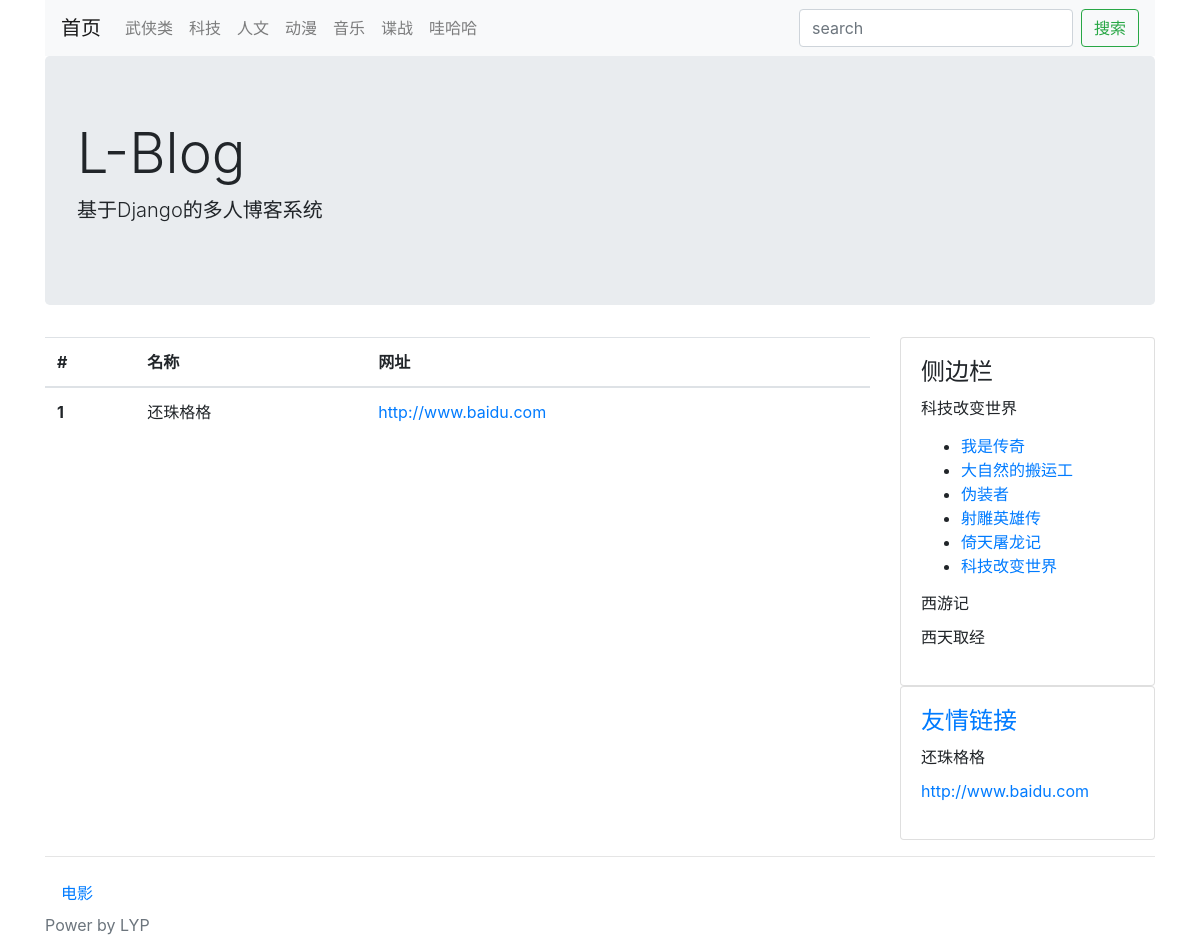
Before: /links/ with the older database file.
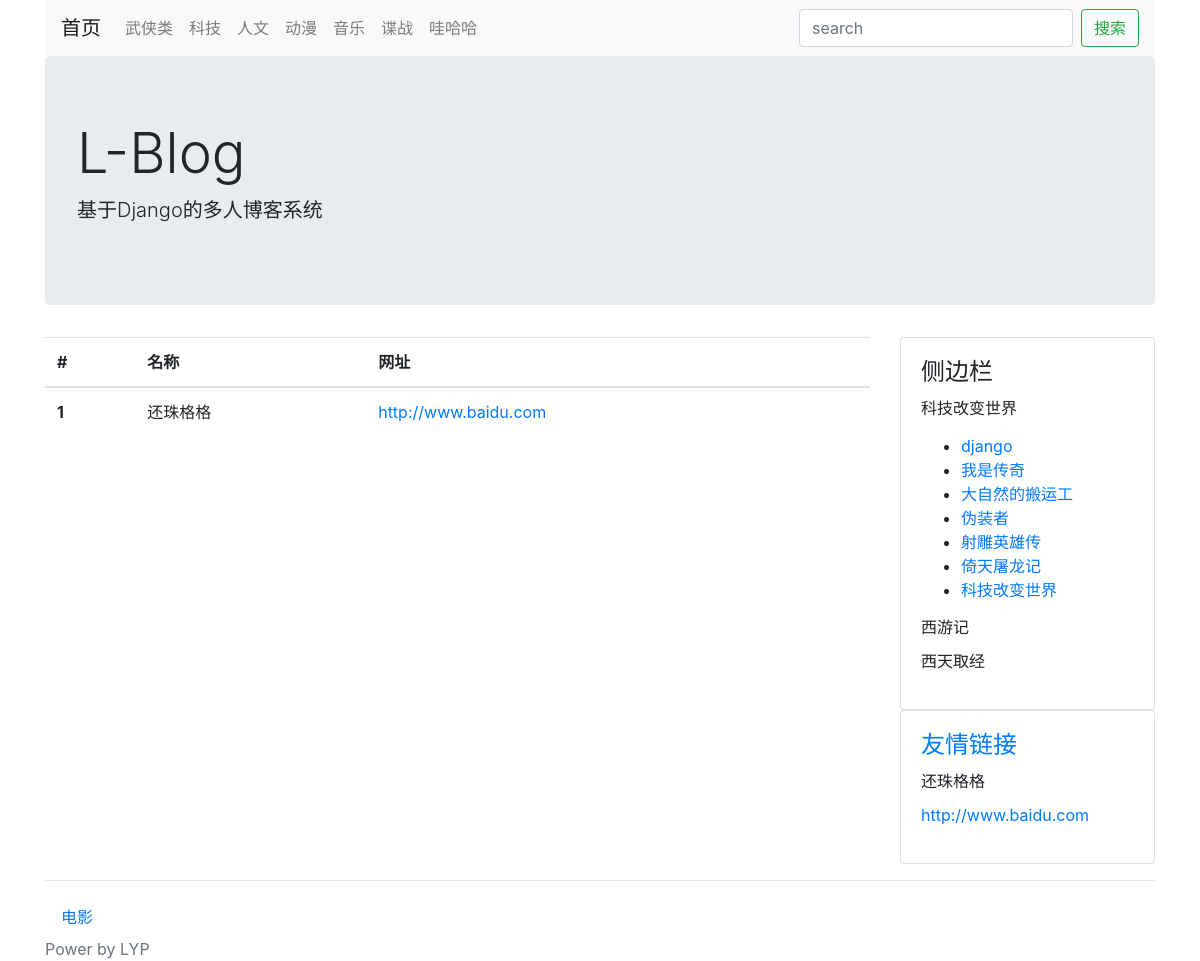
After: the same page with the newer database file.
### blog/models.py (models this page shows, shortened)
class Category(models.Model):
    STATUS_NORMAL = 1
    STATUS_DELETE = 0
    STATUS_ITEMS = (
        (STATUS_NORMAL, '正常'),
        (STATUS_DELETE, '删除'),
    )
    name = models.CharField(max_length=50, verbose_name='名称')
    status = models.PositiveIntegerField(choices=STATUS_ITEMS, default=STATUS_NORMAL, verbose_name='状态')
    created_time = models.DateTimeField(auto_now_add=True, verbose_name='创建时间')
    is_nav = models.BooleanField(default=False, verbose_name='是否为导航')
    owner = models.ForeignKey(User, on_delete=models.CASCADE, verbose_name='作者')
    @classmethod
    def get_navs(cls):
        categories=Category.objects.filter(status=cls.STATUS_NORMAL)
        nav_categories=[]
        normal_categories=[]
        for cate in categories:
            if cate.is_nav:
                nav_categories.append(cate)
            else:
                normal_categories.append(cate)
        return {
            'nav':nav_categories,
            'normal':normal_categories
        }
    def __str__(self):
        return self.name
    class Meta:
        verbose_name = verbose_name_plural = '分类'

class Post(models.Model):
    STATUS_NORMAL = 1
    STATUS_DELETE = 0
    STATUS_DRAFT = 2
    STATUS_ITEMS = (
        (STATUS_NORMAL, '正常'),
        (STATUS_DELETE, '删除'),
        (STATUS_DRAFT, '草稿'),
    )
    title = models.CharField(max_length=255, verbose_name='标题')
    description = models.CharField(max_length=1024, blank=True, verbose_name='摘要')
    content = models.TextField(verbose_name='正文', help_text='正文必须为Markdown格式')
    status = models.PositiveIntegerField(choices=STATUS_ITEMS, default=STATUS_NORMAL, verbose_name='状态')
    created_time = models.DateTimeField(auto_now_add=True, verbose_name='创建时间')
    updated_time = models.DateTimeField(auto_now=True, verbose_name='更新时间')
    category = models.ForeignKey(Category, on_delete=models.CASCADE, verbose_name='分类')
    tags = models.ManyToManyField(Tag, verbose_name='标签')
    owner = models.ForeignKey(User, on_delete=models.CASCADE, verbose_name='作者')
    pv=models.PositiveIntegerField(default=1)
    uv=models.PositiveIntegerField(default=1)
    @classmethod
    def latest_posts(cls):
        queryset=cls.objects.filter(status=Post.STATUS_NORMAL)
        return queryset
    class Meta:
        verbose_name = verbose_name_plural = '文章'
        ordering = ['-id']

### config/models.py (models this page shows)
class Link(models.Model):
    STATUS_NORMAL=1
    STATUS_DELETE=0
    STATUS_ITEMS=(
        (STATUS_NORMAL,'正常'),
        (STATUS_DELETE,'删除'),
    )
    title=models.CharField(max_length=50,verbose_name='标题')
    href=models.URLField(verbose_name='链接')
    status=models.PositiveIntegerField(choices=STATUS_ITEMS,default=STATUS_NORMAL,verbose_name='状态')
    created_time=models.DateTimeField(auto_now_add=True,verbose_name='创建时间')
    weight=models.PositiveIntegerField(default=1,choices=zip(range(1,6),range(1,6)),verbose_name='权重',help_text='权重高展示顺序靠前')
    owner=models.ForeignKey(User,on_delete=models.CASCADE,verbose_name='作者')
    def __str__(self):
        return self.title
    class Meta:
        verbose_name=verbose_name_plural='友链'

class SideBar(models.Model):
    STATUS_SHOW=1
    STATUS_HIDE=0
    STATUS_ITEMS=(
        (STATUS_SHOW,'展示'),
        (STATUS_HIDE,'隐藏'),
    )
    DISPLAY_HTML=1
    DISPLAY_LATEST=2
    DISPLAY_HOT=3
    DISPLAY_COMMENT=4
    SIDE_TYPE=(
        (DISPLAY_HTML,"HTML"),
        (DISPLAY_LATEST,"最新文章"),
        (DISPLAY_HOT,"最热文章"),
        (DISPLAY_COMMENT,"最近评论"),
    )
    title=models.CharField(max_length=50,verbose_name='标题')
    display_type=models.PositiveIntegerField(default=1,choices=SIDE_TYPE,verbose_name='展示类型')
    content=models.CharField(max_length=500,blank=True,verbose_name='内容',help_text='如果设置的不是HTML类型，可为空')
    status= models.PositiveIntegerField(default=STATUS_SHOW,choices=STATUS_ITEMS,verbose_name='状态')
    created_time=models.DateTimeField(auto_now_add=True,verbose_name='创建时间')
    owner=models.ForeignKey(User,on_delete=models.CASCADE,verbose_name='作者')
    @property
    def content_html(self):
        from blog.models import Post
        from comment.models import Comment
        result=''
        if self.display_type==self.DISPLAY_HTML:
            result=self.content
        elif self.display_type==self.DISPLAY_LATEST:
            context={
                'posts':Post.latest_posts()
            }
            result=render_to_string('config/blocks/sidebar_posts.html',context=context)
        elif self.display_type==self.DISPLAY_HOT:
            context={
                'posts':Post.hot_post()
            }
            result=render_to_string('config/blocks/sidebar_posts.html',context=context)
        elif self.display_type==self.DISPLAY_COMMENT:
            context={
                'comments':Comment.objects.filter(status=Comment.STATUS_NORMAL)
            }
            result=render_to_string('config/blocks/sidebar_comment.html',context=context)
        return result
    @classmethod
    def get_all(cls):
        return cls.objects.filter(status=SideBar.STATUS_SHOW)
    def __str__(self):
        return self.title
    class Meta:
        verbose_name=verbose_name_plural='侧边栏'

### blog/views.py (the view)
# urls.py: path('links/',LinkView.as_view(),name='link'),
class LinkView(CommonViewMixin,ListView):
    queryset = Link.objects.filter(status=Link.STATUS_NORMAL)
    template_name = 'config/links.html'
    context_object_name = 'link_list'

### blog/views.py (called while the page is built)
    def get_context_data(self, **kwargs):
        context = super().get_context_data(**kwargs)
        context.update({
            'sidebar': SideBar.get_all()
        })
        context.update({
            'link_list': Link.objects.filter(status=Link.STATUS_NORMAL)
        })
        context.update(Category.get_navs())
        print(context)
        return context

### myblog/themes/bootstrap/templates/config/links.html (shortened to what this page needs)
{% extends 'blog/base.html' %}
{% block main %}
    <table class="table">
        <thead>
        <tr>
            <th scope="col">#</th>
            <th scope="col">名称</th>
            <th scope="col">网址</th>
        </tr>
        </thead>
    <tbody>
    {% for link in link_list %}
        <tr>
        <th scope="row">{{ forloop.counter }}</th>
        <td>{{ link.title }}</td>
        <td><a href="{{ link.href }}">{{ link.href }}</a></td>
        </tr>
    {% endfor %}
    </tbody>
    </table>
{% endblock %}

### myblog/themes/bootstrap/templates/blog/base.html (shortened to what this page needs)
<!DOCTYPE html>
<html lang="en">
<head>
    <link rel="stylesheet" href="https://cdn.bootcss.com/bootstrap/4.0.0/css/bootstrap.css">
</head>
<body>
<div class="container head">
    <nav class="navbar navbar-expand-lg navbar-light bg-light">
        <a class="navbar-brand" href="/">首页</a>
        <div class="collapse navbar-collapse" id="navbarSupportedContent">
            <ul class="navbar-nav mr-auto">
                {% for na in nav %}
                    <li class="nav-item">
                        <a class="nav-link" href="{% url 'category' na.id %}">{{ na.name }}</a>
                    </li>
                {% endfor %}
            </ul>
            <form class="form-inline my-2 my-lg-0" action="/search/" method="get">
                <input type="search" class="form-control mr-sm-2" placeholder="search" aria-label="Search"
                       value="{{ keyword }}">
                <button class="btn btn-outline-success" type="submit">搜索</button>
            </form>
        </div>
    </nav>
    <div class="jumbotron">
        <h1 class="display-4">L-Blog</h1>
        <p class="lead">基于Django的多人博客系统</p>
    </div>
</div>
<div class="container main">
    <div class="row">
        <div class="col-9 post-list">
            {% block main %}
            {% endblock %}
        </div>
        <div class="col-3">
            <div class="card sidebar">
                <div class="card-body">
                <h4 class="card-title">侧边栏</h4>
                    {% block sidebar %}
                        {% for side in sidebar %}
                            <h6 class="card-title">{{ side.title }}</h6>
                            <p>{{ side.content_html }}</p>
                        {% endfor %}
                    {% endblock %}
                </div>
            </div>
            <div class="card link">
                <div class="card-body">
                <h4 class="card-title"><a href="{% url 'link' %}">友情链接</a></h4>
                    {% block link %}
                        {% for link in link_list %}
                            <h6 class="card-title">{{ link.title }}</h6>
                            <p><a href="{{ link.href }}">{{ link.href }}</a></p>
                        {% endfor %}
                    {% endblock %}
                </div>
            </div>
        </div>
    </div>
</div>
{% block footer %}
    <div class="container">
        <hr/>
        <nav class="nav category">
            {% for nor in normal %}
                <a href="{% url 'category' nor.id %}" class="nav-link">{{ nor.name }}</a>
            {% endfor %}
        </nav>
    </div>
    <div class="container power">
        <span class="text-muted">Power by LYP</span>
    </div>
{% endblock %}
</body>
</html>

### myblog/themes/bootstrap/templates/config/blocks/sidebar_posts.html
<ul>
    {% for post in posts %}
        <li><a href="{% url 'post' post.id %}">{{ post.title }}</a></li>
    {% endfor %}
</ul>

Changed rows visible on the page:
added Post: title "django", shown under SideBar "科技改变世界"
